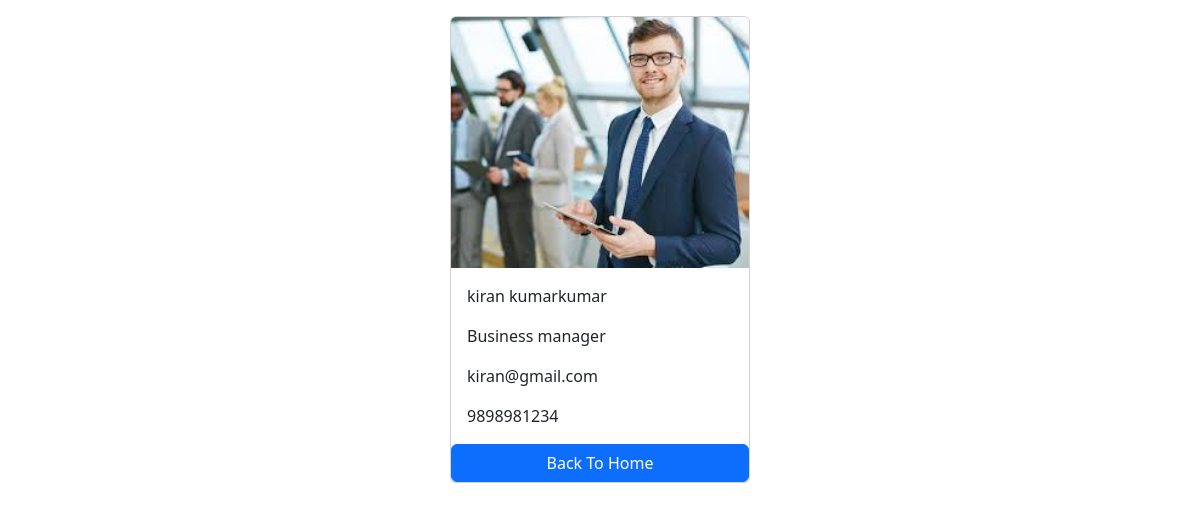
The page /employees/3/ on the database as committed earlier.
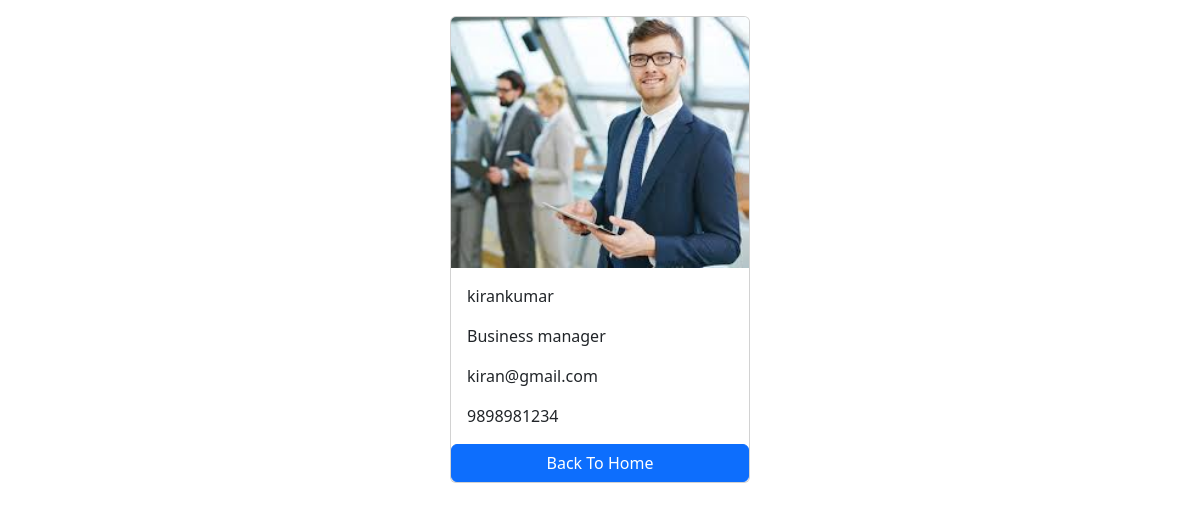
The same page on the database as committed later.
### salary/models.py (models this page shows)
class Employee(models.Model):
    first_name=models.CharField(max_length=100)
    last_name=models.CharField(max_length=100)
    photo=models.ImageField(upload_to='images')
    designation=models.CharField(max_length=100)
    email_address=models.EmailField(max_length=100)
    phone_number=models.CharField(max_length=10)

### salary/views.py (the view)
# urls.py: path('<int:pk>/',views.employee_detail,name='employee_detail')
def employee_detail(request,pk):
    employee=get_object_or_404(Employee,pk=pk)
    context={
        'employee':employee,
    }
    return render(request,'employee_detail.html',context)

### templates/employee_detail.html (shortened to what this page needs)
<!DOCTYPE html>
<html lang="en">
<head>
    <link href="https://cdn.jsdelivr.net/npm/bootstrap@5.3.3/dist/css/bootstrap.min.css" rel="stylesheet">
</head>
<body>
    <div class="container mt-3">
        <div class="card mx-auto" style="width:300px">
            <img src="{{employee.photo.url}}" class="card-img-top">
            <div class="card-body">
                    <p class="card-text">{{employee.first_name}}{{employee.last_name}}</p>
                    <p class="card-text">{{employee.designation}}</p>
                    <p class="card-text">{{employee.email_address}}</p>
                    <p class="card-text">{{employee.phone_number}}</p>
            </div>
            <a href="{% url 'home' %}" class="btn btn-primary">Back To Home</a>
        </div>
    </div>
</body>
</html>

Rows that differ between the two databases and show on the page:
changed Employee "kumar": first_name "kiran kumar" → "kiran"
